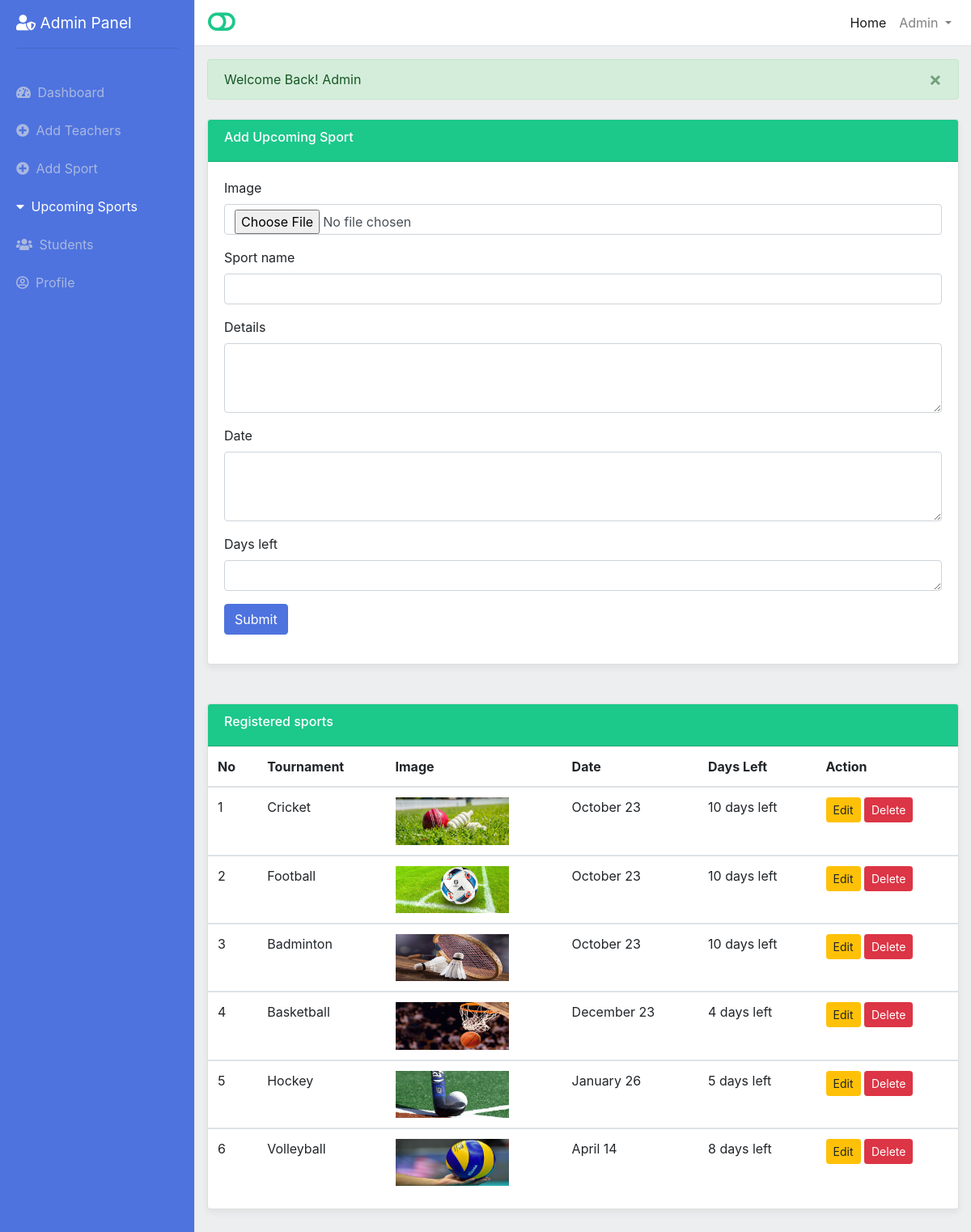
Page /admin/upcoming-sports.php (signed in) on the earlier database version.
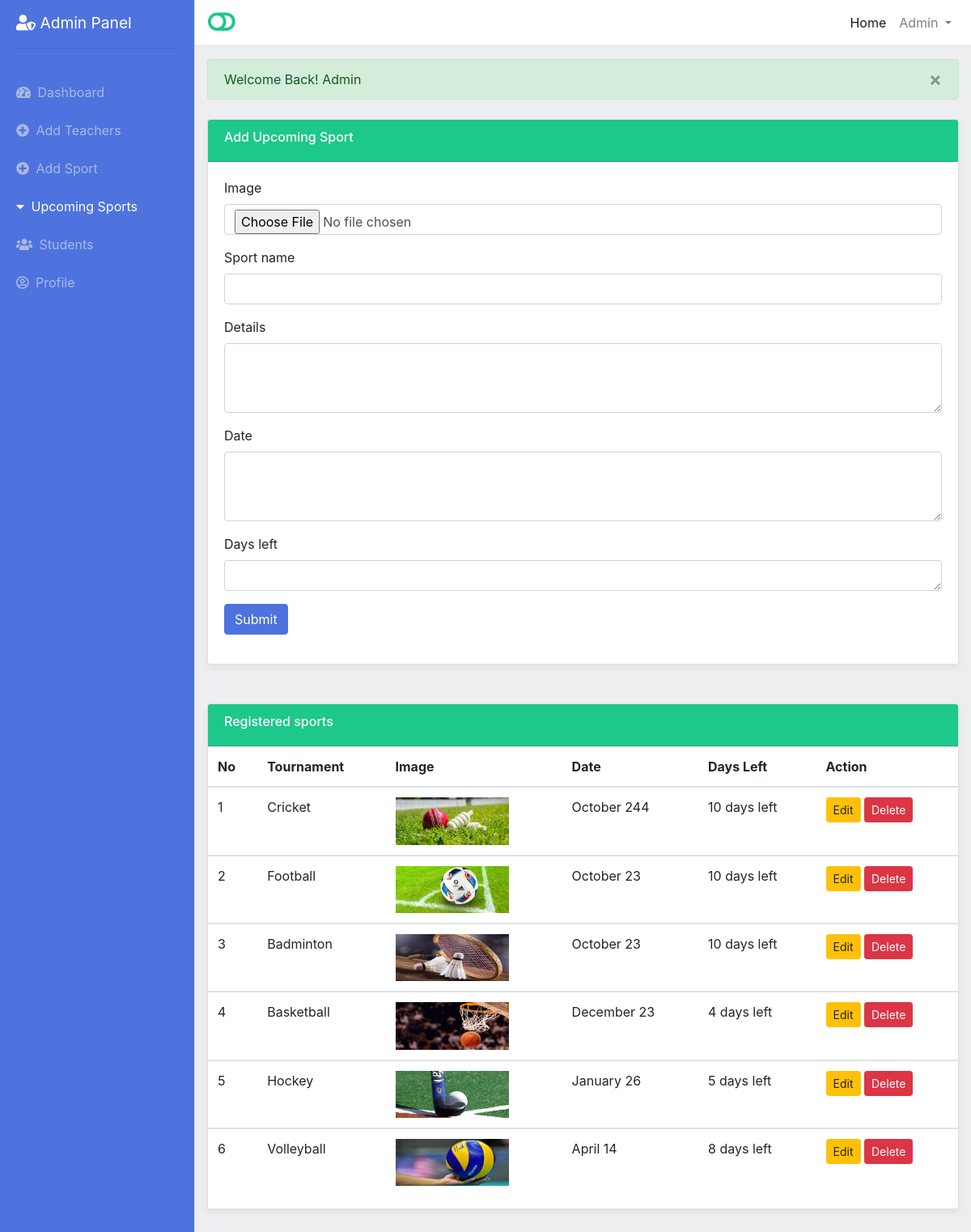
Same page on the later database version.
### tables this page shows
CREATE TABLE `upcoming_sports` (
  `id` int(11) NOT NULL,
  `image` varchar(255) NOT NULL,
  `sport_name` varchar(255) NOT NULL,
  `details` varchar(255) NOT NULL,
  `date` varchar(255) NOT NULL,
  `days_left` varchar(255) NOT NULL
);

### admin/upcoming-sports.php (the view, shortened to what this page needs)
<?php require_once '../include/config/config.php'; ?>
<!DOCTYPE html>
<html lang="en">
<head>
   <link href="../assets/css/bootstrap.min.css" rel="stylesheet">
	<link href="../assets/fontawesome-free/css/all.min.css" rel="stylesheet">
	<link rel="stylesheet" href="../portal-assets/css/simple-sidebar.css?v=<?php echo time(); ?>">
</head>
<body>
  <div class="d-flex" id="wrapper">
    <div class="bg-light border-right" id="sidebar-wrapper">
      <div class="sidebar-heading "> <i class="fas fa-user-shield"></i> Admin Panel
        <hr>
      </div>
      <div class="list-group list-group-flush">
        <a href="index.php" class="list-group-item list-group-item-action  ">
          <span class="mr-1"> <i class="fas fa-tachometer-alt"></i> </span> Dashboard
        </a>
        <a href="add-teachers.php" class="list-group-item list-group-item-action ">
          <span class="mr-1"> <i class="fa fa-plus-circle"></i> </span> Add Teachers
        </a>
        <a href="add-sports.php" class="list-group-item list-group-item-action  ">
          <span class="mr-1"> <i class="fa fa-plus-circle"></i> </span> Add Sport
        </a>
        <a href="upcoming-sports.php" class="list-group-item list-group-item-action active">
          <span class="mr-1"> <i class="fa fa-caret-down" aria-hidden="true"></i> </span> Upcoming Sports
        </a>
        <a href="students.php" class="list-group-item list-group-item-action ">
          <span class="mr-1"> <i class="fas fa-users"></i> </span> Students
        </a>
        <a href="admin-profile.php" class="list-group-item list-group-item-action ">
          <span class="mr-1"> <i class="far fa-user-circle"></i> </span> Profile
        </a>
      </div>
    </div>
    <div id="page-content-wrapper">
      <nav class="navbar navbar-expand-lg navbar-light bg-light border-bottom">
        <a href="#" id="menu-toggle"> <i class="fas fa-toggle-off toggler-fa "></i> </a>
        <div class="collapse navbar-collapse" id="navbarSupportedContent">
          <ul class="navbar-nav ml-auto mt-2 mt-lg-0">
            <li class="nav-item active">
              <a class="nav-link" href="../index.php">Home <span class="sr-only">(current)</span></a>
            </li>
            <li class="nav-item dropdown">
              <a class="nav-link dropdown-toggle" href="#" id="navbarDropdown" role="button" data-toggle="dropdown"
                aria-haspopup="true" aria-expanded="false">
                <?php echo $_SESSION['adminName']; ?>
              </a>
            </li>
          </ul>
        </div>
      </nav>
      <div class="container-fluid">
        <div class="my-3">
          <?php successMsg();
                    errorMsg(); ?>
        </div>
        <div class="card  my-4  ">
          <div class="card-header bg-success">
            <h6>Add Upcoming Sport</h6>
          </div>
          <div class="card-body">
            <form action="" method="post" enctype="multipart/form-data">
              <div class="form-group">
                <label for="image"> Image </label>
                <input type="file" name="image" id="image" class="form-control" value="">
              </div>
              <div class="form-group">
                <label for="Name"> Sport name </label>
                <input type="text" name="name" id="name" class="form-control" value="">
              </div>
              <div class="form-group">
                <label for="details"> Details </label>
                <textarea class="form-control" name="details" id="details" cols="3" rows="3"></textarea>
              </div>
              <div class="form-group">
                <label for="date"> Date </label>
                <textarea class="form-control" name="date" id="date" cols="3" rows="3"></textarea>
              </div>
              <div class="form-group">
                <label for="left"> Days left </label>
                <textarea class="form-control" name="left" id="left" cols="1" rows="1"></textarea>
              </div>
              <div class="form-group">
                <button type="submit" class="btn btn-primary" name="submit"> Submit </button>
              </div>
            </form>
          </div>
        </div>
        <div class="card  my-5  ">
          <div class="card-header bg-success ">
            <h6> Registered sports </h6>
          </div>
          <div class="care-body">
            <div class="table-responsive">
              <table class="table">
                <thead>
                  <tr>
                    <th>No</th>
                    <th> Tournament </th>
                    <th>Image</th>
                    <th>Date</th>
                    <th>Days Left</th>
                    <th>Action</th>
                  </tr>
                </thead>
                <tbody>
                  <?php
                      $query = ' SELECT * FROM upcoming_sports ';
                      $execute = mysqli_query($Connection, $query);
                      $srNo = 0;
                      while ($row = mysqli_fetch_array($execute)) {
                          $srNo++; ?>
                  <tr>
                    <td> <?php echo $srNo; ?> </td>
                    <td> <?php echo $row['sport_name']; ?> </td>
                    <td> <img src="upload/upcoming/<?php echo $row['image']; ?>" style="width:140px;" alt=""> </td>
                    <td><?php echo $row['date']; ?></td>
                    <td><?php echo $row['days_left']; ?></td>
                    <td>
                      <a href="edit-upcoming-sport.php?edit= <?php echo $row['id']; ?> " class="btn btn-warning btn-sm mb-1">
                        Edit
                      </a>
                      <a href="delete-upcoming-sport.php?delete= <?php echo $row['id']; ?>" class="btn btn-danger btn-sm mb-1">
                        Delete
                      </a>
                    </td>
                  </tr>
                </tbody>
                <?php
                      } ?>
              </table>
            </div>
          </div>
        </div>
      </div>
    </div>
</body>
</html>

### include/config/functions.php (shortened to what this page needs)
<?php
function successMsg()
{
    if (isset($_SESSION['success'])) {
        $Output = "<div class='alert alert-success alert-dismissible fade show '>";
        $Output .= htmlentities($_SESSION['success']);
        $Output .= "<button type='button'class='close' data-dismiss='alert' aria-label='Close'>";
        $Output .= "<span aria-hidden='true'>&times;</span>";
        $Output .= '</div>';
        echo $Output;
    }
}

### portal-assets/css/simple-sidebar.css (style rules this page uses)
body { overflow-x: hidden; background-color: #edeeef; }
#sidebar-wrapper { min-height: 100vh; margin-left: -15rem; -webkit-transition: margin 0.25s ease-out; -moz-transition: margin 0.25s ease-out; -o-transition: margin 0.25s ease-out; transition: margin 0.25s ease-out; background-color: #4e73df !important; }
#sidebar-wrapper .sidebar-heading { padding: 0.875rem 1.25rem; font-size: 1.2rem; color: white; }
#sidebar-wrapper .list-group { width: 15rem; }
#page-content-wrapper { min-width: 100vw; }
@media (min-width: 768px) { #sidebar-wrapper { margin-left: 0; } }
@media (min-width: 768px) { #page-content-wrapper { min-width: 0; width: 100%; } }
.list-group-item.active { z-index: 2; color: #fff; }
.list-group-item { color: hsla(0, 0%, 88%, 0.637); position: relative; display: block; padding: 0.75rem 1.25rem; margin-bottom: -1px; background-color: #4e73df !important; border: 0px solid rgba(0, 0, 0, 0.125); }
.bg-light { background-color: white !important; }
.btn-primary { color: #fff; background-color: #4e73df !important; border-color: #4e73df; }
.bg-success { background-color: #1cc88a !important; }
h6 { color: white; }
.toggler-fa { color: #1cc88a !important; font-size: 30px; }
.card { box-shadow: 0 4px 8px 0 rgba(0, 0, 0, 0.06); }

Differences in the rows shown:
changed upcoming_sports "Cricket": date "October 23" → "October 244"
